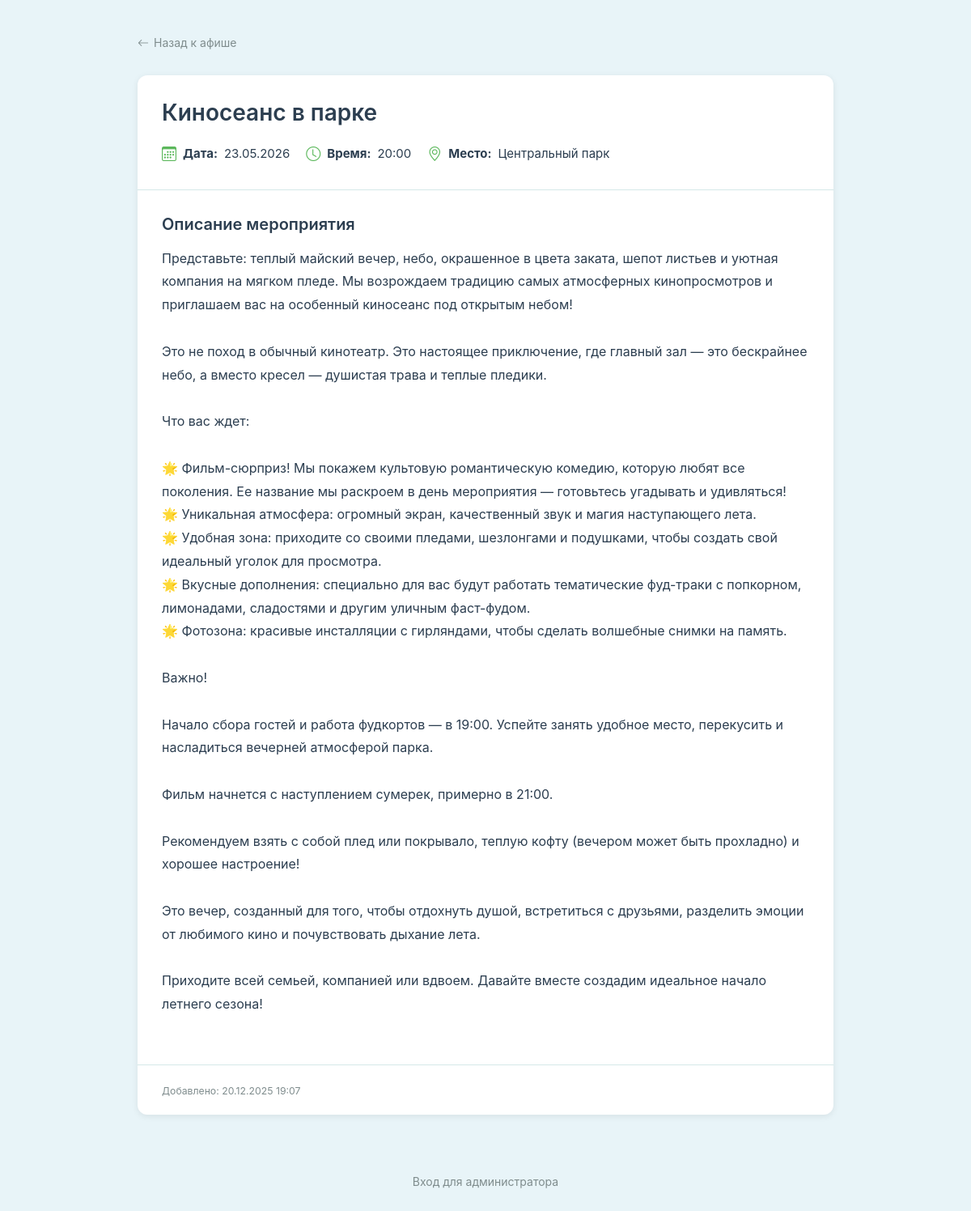
The app's page /event/10/ with its own data.
### events/models.py (models this page shows, shortened)
class Event(models.Model):
    title = models.CharField(
        max_length=200,
        verbose_name='Название мероприятия'
    )
    date = models.DateField(
        verbose_name='Дата проведения'
    )
    time = models.TimeField(
        verbose_name='Время начала',
        blank=True,
        null=True
    )
    location = models.CharField(
        max_length=200,
        verbose_name='Место проведения'
    )
    description = models.TextField(
        verbose_name='Описание мероприятия'
    )
    image_url = models.CharField(
        verbose_name='Ссылка на изображение',
        max_length=500,
        blank=True,
        null=True
    )
    is_active = models.BooleanField(
        verbose_name='Активно',
        default=True
    )
    created_at = models.DateTimeField(
        auto_now_add=True,
        verbose_name='Дата создания'
    )
    updated_at = models.DateTimeField(
        auto_now=True,
        verbose_name='Дата обновления'
    )
    class Meta:
        verbose_name = 'Мероприятие'
        verbose_name_plural = 'Мероприятия'
        ordering = ['date', 'time']

### events/views.py (the view)
# urls.py: path('event/<int:event_id>/', views.event_detail, name='event_detail'),
def event_detail(request, event_id):
    event = get_object_or_404(Event, id=event_id, is_active=True)
    return render(request, 'events/event_detail.html', {'event': event})

### events/templates/events/event_detail.html (shortened to what this page needs)
{% extends 'events/base.html' %}
{% block content %}
<div class="detail-container">
    <a href="{% url 'event_list' %}" class="back-link">
        <i class="bi bi-arrow-left"></i>
        Назад к афише
    </a>
    <div class="detail-card">
        <div class="detail-header">
            <h1 class="detail-title">{{ event.title }}</h1>
            <div class="detail-meta">
                <span class="detail-meta-item">
                    <i class="bi bi-calendar3 detail-meta-icon"></i>
                    <strong>Дата:</strong> {{ event.date|date:"d.m.Y" }}
                </span>
                {% if event.time %}
                <span class="detail-meta-item">
                    <i class="bi bi-clock detail-meta-icon"></i>
                    <strong>Время:</strong> {{ event.time|time:"H:i" }}
                </span>
                {% endif %}
                <span class="detail-meta-item">
                    <i class="bi bi-geo-alt detail-meta-icon"></i>
                    <strong>Место:</strong> {{ event.location }}
                </span>
            </div>
        </div>
        <div class="detail-body">
            <h4 class="detail-description-title">Описание мероприятия</h4>
            <div class="detail-description">{{ event.description }}</div>
        </div>
        <div class="detail-footer">
            <small>Добавлено: {{ event.created_at|date:"d.m.Y H:i" }}</small>
        </div>
    </div>
</div>
{% endblock %}

### events/templates/events/base.html (style rules this page uses)
:root { --primary-blue: #4A90E2; --light-blue: #E8F4F8; --primary-green: #5CB85C; --light-green: #E8F5E9; --white: #FFFFFF; --text-dark: #2C3E50; --text-light: #7F8C8D; --border-color: #D5E8E8; }
body { font-family: -apple-system, BlinkMacSystemFont, 'Segoe UI', Roboto, 'Helvetica Neue', Arial, sans-serif; background-color: var(--light-blue); color: var(--text-dark); margin: 0; padding: 0; min-height: 100vh; }

### events/templates/events/event_detail.html (style rules this page uses)
.detail-container { max-width: 900px; margin: 0 auto; padding: 0 20px; }
.back-link { color: var(--text-light); text-decoration: none; font-size: 14px; display: inline-flex; align-items: center; gap: 6px; margin-bottom: 30px; transition: color 0.3s; }
.detail-card { background-color: var(--white); border-radius: 12px; box-shadow: 0 2px 8px rgba(0, 0, 0, 0.08); overflow: hidden; }
.detail-header { padding: 30px; border-bottom: 1px solid var(--border-color); }
.detail-title { font-size: 28px; font-weight: 600; color: var(--text-dark); margin-bottom: 20px; }
.detail-meta { display: flex; flex-wrap: wrap; gap: 20px; font-size: 15px; }
.detail-meta-item { display: flex; align-items: center; gap: 8px; color: var(--text-dark); }
.detail-meta-icon { color: var(--primary-green); font-size: 18px; }
.detail-body { padding: 30px; }
.detail-description-title { font-size: 20px; font-weight: 600; color: var(--text-dark); margin-bottom: 16px; }
.detail-description { color: var(--text-dark); font-size: 16px; line-height: 1.8; white-space: pre-line; margin-bottom: 30px; }
.detail-footer { padding: 20px 30px; border-top: 1px solid var(--border-color); color: var(--text-light); font-size: 14px; }

### records on screen
Event: title "Киносеанс в парке", date "23.05.2026", time "20:00", location "Центральный парк", description "Представьте: теплый майский вечер, небо, окрашенное в цвета заката, шепот листьев и уютная компания на мягком пледе. Мы возрождаем традицию самых атмосферных кинопросмотров и приглашаем вас на особенный киносеанс под открытым небом! Это не поход в обычный кинотеатр. Это настоящее приключение, где главный зал — это бескрайнее небо, а вместо кресел — душистая трава и теплые пледики. Что вас ждет: 🌟 Фильм-сюрприз! Мы покажем культовую романтическую комедию, которую любят все поколения. Ее название мы раскроем в день мероприятия — готовьтесь угадывать и удивляться! 🌟 Уникальная атмосфера: огромный экран, качественный звук и магия наступающего лета. 🌟 Удобная зона: приходите со своими пледами,…", created_at "20.12.2025 19:07"
